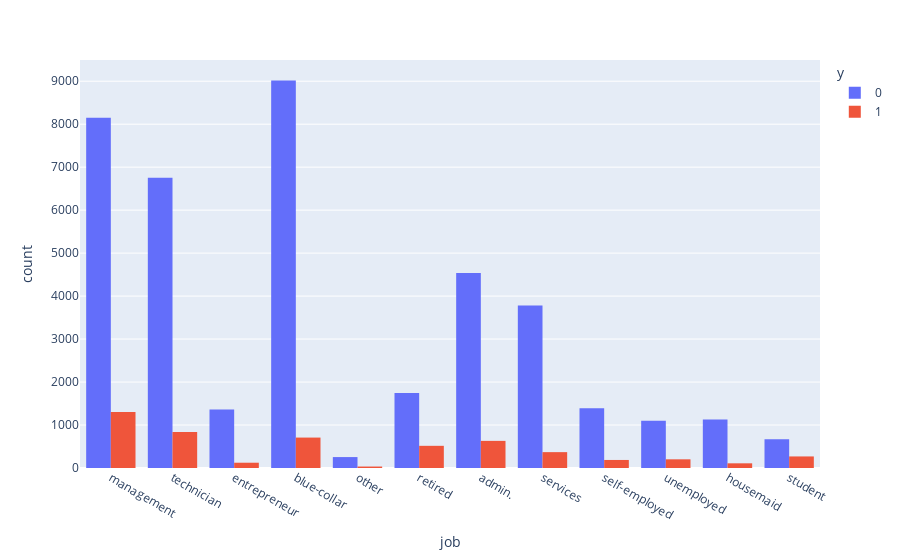

The notebook cell this image was saved under:
### Code cell
px.histogram(data, x="job", color="y", barmode = 'group')

### Figure 1 — Plotly figure (JSON) as saved in the notebook; plotly's stock layout.template omitted (floating-point values rounded to 4 significant figures; data arrays with more than 128 entries replaced by an {"elided": "..."} marker saying what was removed)
{"data": [{"alignmentgroup": "True", "bingroup": "x", "hovertemplate": "y=0<br>job=%{x}<br>count=%{y}<extra></extra>", "legendgroup": "0", "marker": {"color": "#636efa"}, "name": "0", "offsetgroup": "0", "orientation": "v", "showlegend": true, "type": "histogram", "x": {"elided": "39901 str values"}, "xaxis": "x", "yaxis": "y"}, {"alignmentgroup": "True", "bingroup": "x", "hovertemplate": "y=1<br>job=%{x}<br>count=%{y}<extra></extra>", "legendgroup": "1", "marker": {"color": "#EF553B"}, "name": "1", "offsetgroup": "1", "orientation": "v", "showlegend": true, "type": "histogram", "x": {"elided": "5289 str values"}, "xaxis": "x", "yaxis": "y"}], "layout": {"barmode": "group", "legend": {"title": {"text": "y"}, "tracegroupgap": 0}, "margin": {"t": 60}, "xaxis": {"anchor": "y", "domain": [0, 1], "title": {"text": "job"}}, "yaxis": {"anchor": "x", "domain": [0, 1], "title": {"text": "count"}}}}
